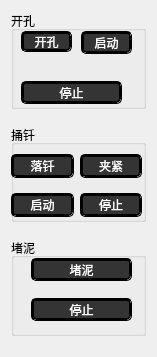
    <widget class="QWidget" name="page_5">
     <property name="geometry">
      <rect>
       <x>0</x>
       <y>0</y>
       <width>157</width>
       <height>357</height>
      </rect>
     </property>
     <attribute name="label">
      <string>自动操作</string>
     </attribute>
     <layout class="QVBoxLayout" name="verticalLayout">
      <item>
       <widget class="QGroupBox" name="groupBox">
        <property name="title">
         <string>开孔</string>
        </property>
        <widget class="QPushButton" name="openPore">
         <property name="geometry">
          <rect>
           <x>10</x>
           <y>20</y>
           <width>51</width>
           <height>21</height>
          </rect>
         </property>
         <property name="styleSheet">
          <string notr="true">QPushButton{
	background-color:rgb(52, 52, 52);
	border:3px groove black;
	border-radius:5px;
	color:white;
}
QPushButton:pressed
{
	background-color:gray;
	border:3px groove black;
	border-radius:5px;
}</string>
         </property>
         <property name="text">
          <string>开孔</string>
         </property>
        </widget>
        <widget class="QPushButton" name="holeStart">
         <property name="geometry">
          <rect>
           <x>70</x>
           <y>20</y>
           <width>51</width>
           <height>23</height>
          </rect>
         </property>
         <property name="styleSheet">
          <string notr="true">QPushButton{
	background-color:rgb(52, 52, 52);
	border:3px groove black;
	border-radius:5px;
	color:white;
}
QPushButton:pressed
{
	background-color:gray;
	border:3px groove black;
	border-radius:5px;
}</string>
         </property>
         <property name="text">
          <string>启动</string>
         </property>
        </widget>
        <widget class="QPushButton" name="holeStop">
         <property name="geometry">
          <rect>
           <x>10</x>
           <y>70</y>
           <width>101</width>
           <height>23</height>
          </rect>
         </property>
         <property name="styleSheet">
          <string notr="true">QPushButton{
	background-color:rgb(52, 52, 52);
	border:3px groove black;
	border-radius:5px;
	color:white;
}
QPushButton:pressed
{
	background-color:gray;
	border:3px groove black;
	border-radius:5px;
}</string>
         </property>
         <property name="text">
          <string>停止</string>
         </property>
        </widget>
       </widget>
      </item>
      <item>
       <spacer name="verticalSpacer">
        <property name="orientation">
         <enum>Qt::Vertical</enum>
        </property>
        <property name="sizeType">
         <enum>QSizePolicy::Fixed</enum>
        </property>
        <property name="sizeHint" stdset="0">
         <size>
          <width>20</width>
          <height>10</height>
         </size>
        </property>
       </spacer>
      </item>
      <item>
       <widget class="QGroupBox" name="groupBox_2">
        <property name="title">
         <string>捅钎</string>
        </property>
        <widget class="QWidget" name="">
         <property name="geometry">
          <rect>
           <x>0</x>
           <y>20</y>
           <width>131</width>
           <height>81</height>
          </rect>
         </property>
         <layout class="QGridLayout" name="gridLayout">
          <item row="1" column="1">
           <widget class="QPushButton" name="steelStop">
            <property name="styleSheet">
             <string notr="true">QPushButton{
	background-color:rgb(52, 52, 52);
	border:3px groove black;
	border-radius:5px;
	color:white;
}
QPushButton:pressed
{
	background-color:gray;
	border:3px groove black;
	border-radius:5px;
}</string>
            </property>
            <property name="text">
             <string>停止</string>
            </property>
           </widget>
          </item>
          <item row="0" column="0">
           <widget class="QPushButton" name="dropSteel">
            <property name="styleSheet">
             <string notr="true">QPushButton{
	background-color:rgb(52, 52, 52);
	border:3px groove black;
	border-radius:5px;
	color:white;
}
QPushButton:pressed
{
	background-color:gray;
	border:3px groove black;
	border-radius:5px;
}</string>
            </property>
            <property name="text">
             <string>落钎</string>
            </property>
           </widget>
          </item>
          <item row="1" column="0">
           <widget class="QPushButton" name="steelStart">
            <property name="styleSheet">
             <string notr="true">QPushButton{
	background-color:rgb(52, 52, 52);
	border:3px groove black;
	border-radius:5px;
	color:white;
}
QPushButton:pressed
{
	background-color:gray;
	border:3px groove black;
	border-radius:5px;
}</string>
            </property>
            <property name="text">
             <string>启动</string>
            </property>
           </widget>
          </item>
          <item row="0" column="1">
           <widget class="QPushButton" name="clipTight">
            <property name="styleSheet">
             <string notr="true">QPushButton{
	background-color:rgb(52, 52, 52);
	border:3px groove black;
	border-radius:5px;
	color:white;
}
QPushButton:pressed
{
	background-color:gray;
	border:3px groove black;
	border-radius:5px;
}</string>
            </property>
            <property name="text">
             <string>夹紧</string>
            </property>
           </widget>
          </item>
         </layout>
        </widget>
       </widget>
      </item>
      <item>
       <spacer name="verticalSpacer_2">
        <property name="orientation">
         <enum>Qt::Vertical</enum>
        </property>
        <property name="sizeType">
         <enum>QSizePolicy::Fixed</enum>
        </property>
        <property name="sizeHint" stdset="0">
         <size>
          <width>20</width>
          <height>10</height>
         </size>
        </property>
       </spacer>
      </item>
      <item>
       <widget class="QGroupBox" name="groupBox_3">
        <property name="styleSheet">
         <string notr="true">QPushButton{
	background-color:rgb(52, 52, 52);
	border:3px groove black;
	border-radius:5px;
	color:white;
}
QPushButton:pressed
{
	background-color:gray;
	border:3px groove black;
	border-radius:5px;
}</string>
        </property>
        <property name="title">
         <string>堵泥</string>
        </property>
        <widget class="QPushButton" name="blockMud">
         <property name="geometry">
          <rect>
           <x>20</x>
           <y>20</y>
           <width>101</width>
           <height>23</height>
          </rect>
         </property>
         <property name="text">
          <string>堵泥</string>
         </property>
        </widget>
        <widget class="QPushButton" name="mudStop">
         <property name="geometry">
          <rect>
           <x>20</x>
           <y>60</y>
           <width>101</width>
           <height>23</height>
          </rect>
         </property>
         <property name="text">
          <string>停止</string>
         </property>
        </widget>
       </widget>
      </item>
      <item>
       <spacer name="verticalSpacer_3">
        <property name="orientation">
         <enum>Qt::Vertical</enum>
        </property>
        <property name="sizeType">
         <enum>QSizePolicy::Fixed</enum>
        </property>
        <property name="sizeHint" stdset="0">
         <size>
          <width>20</width>
          <height>10</height>
         </size>
        </property>
       </spacer>
      </item>
     </layout>
    </widget>
